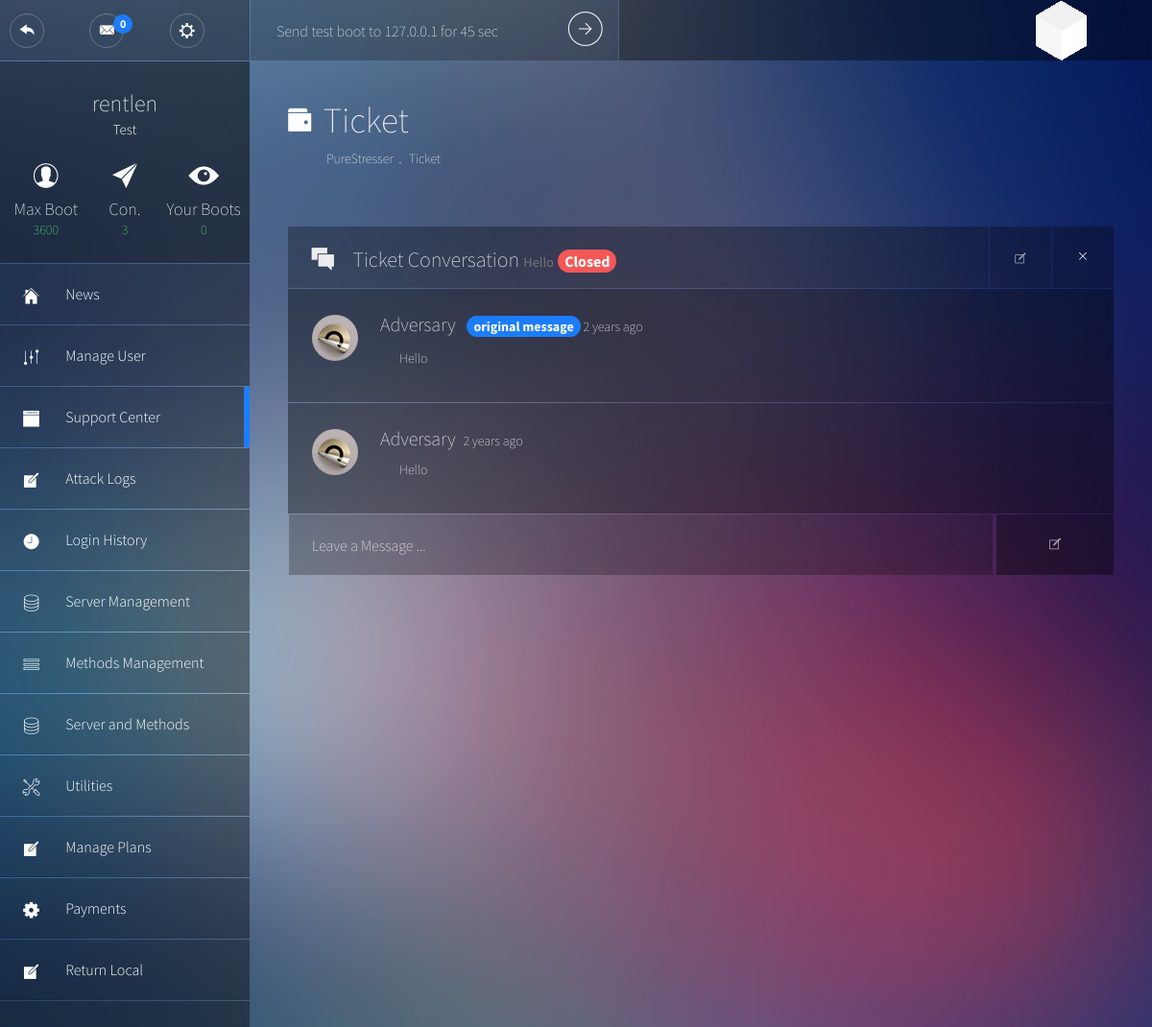
Page /admin/ticket.php?id=1 (signed in) on the committed database.
### tables this page shows
CREATE TABLE `users` (
  `ID` int(11) NOT NULL,
  `username` varchar(26) NOT NULL,
  `password` varchar(40) NOT NULL,
  `email` varchar(50) NOT NULL,
  `rank` int(11) NOT NULL DEFAULT '0',
  `membership` int(11) NOT NULL,
  `max_boots` tinyint(2) NOT NULL DEFAULT '0',
  `expire` int(11) NOT NULL,
  `status` int(11) NOT NULL,
  `test_boot` int(16) DEFAULT NULL
);

CREATE TABLE `plans` (
  `ID` int(11) NOT NULL,
  `name` varchar(50) NOT NULL,
  `description` text NOT NULL,
  `mbt` int(11) NOT NULL,
  `max_boots` tinyint(2) NOT NULL DEFAULT '1',
  `unit` varchar(10) NOT NULL,
  `length` int(11) NOT NULL,
  `price` float NOT NULL,
  `allowed_methods` text
);

CREATE TABLE `tickets` (
  `id` int(11) NOT NULL,
  `subject` varchar(64) NOT NULL,
  `context` text NOT NULL,
  `status` varchar(30) NOT NULL,
  `username` varchar(15) NOT NULL,
  `date` int(16) DEFAULT NULL
);

CREATE TABLE `messages` (
  `messageid` int(11) NOT NULL,
  `ticketid` int(11) NOT NULL,
  `content` text NOT NULL,
  `sender` varchar(30) NOT NULL,
  `date` int(16) DEFAULT NULL
);

### includes/init.php (called while the page is built, shortened)
<?php
require 'functions.php';
$stats = new stats;

### includes/functions.php (called while the page is built, shortened)
<?php
class stats
{
	function totalBootsForUser($odb, $user)
	{
		$SQL = $odb -> prepare("SELECT COUNT(*) FROM `logs` WHERE `user` = :user");
		$SQL -> execute(array(":user" => $user));
		return $SQL->fetchColumn(0);
	}
}
function timeElapsedFromUNIX($time){
		$since = time() - $time;
		$chunks = array(
			array(31536000, "year"),
			array(2592000, "month"),
			array(604800, "week"),
			array(86400, "day"),
			array(3600, "hour"),
			array(60, "minute"),
			array(1, "second")
		);
		for ($i = 0, $j = count($chunks); $i < $j; $i++)
		{
			$seconds = $chunks[$i][0];
			$name = $chunks[$i][1];
			if (($count = floor($since / $seconds)) != 0)
			{
				break;
			}
		}
		$print = ($count == 1) ? '1 ' . $name : $count . ' ' . $name . 's';
		return $print." ago";
	}

### admin/ticket.php (the view, shortened to what this page needs)
<?php
require_once '../includes/db.php';
require_once '../includes/init.php';
$plansql = $odb -> prepare("SELECT `users`.*,`plans`.`name`, `plans`.`mbt`,`plans`.`max_boots` AS `pboots` FROM `users`, `plans` WHERE `plans`.`ID` = `users`.`membership` AND `users`.`ID` = :id LIMIT 1");
$plansql -> execute(array(":id" => $_SESSION['ID']));
$userInfo = $plansql -> fetch(PDO::FETCH_ASSOC);
$currentPage = "admin_support";
$pageon = "Ticket";
$id = ($_GET['id']);
$closed = false;
$SQLGetTickets = $odb -> prepare("SELECT * FROM `tickets` WHERE `id` = :id ");
$SQLGetTickets->execute(array(
	":id"   => $id,
));
if ($SQLGetTickets->rowCount() != 0) {
	while ($getInfo = $SQLGetTickets -> fetch(PDO::FETCH_ASSOC))
	{
		$ticketUser = ($getInfo['username']);
		$ticketSubject = ($getInfo['subject']);
		$ticketDate = ($getInfo['date']);
		$ticketStatus = ($getInfo['status']);
		$ticketMsg = ($getInfo['context']);
		$closed = ($getInfo['status'] == "Closed");
	}
} else {
	die("Invalid ticket ID");
}
?>
<!DOCTYPE html>
<html lang="en">
<head><meta http-equiv="Content-Type" content="text/html; charset=windows-1252">
	<link rel="stylesheet" type="text/css" href="../css/bootstrap.min.css">
	<link rel="stylesheet" type="text/css" href="../css/main.min.css">
</head>
<body>
	<header class="top-bar">
		<?php include "../includes/template/header.php"; ?>
	</header>
	<div class="wrapper">
		<aside class="sidebar">
			<?php include "../includes/template/sidebar.php"; ?>
		</aside>
		<section class="content">
			<header class="main-header">
				<div class="main-header__nav">
					<h1 class="main-header__title">
						<i class="pe-7f-wallet"></i>
						<span> <?php echo $pageon ?></span>
					</h1>
					<ul class="main-header__breadcrumb">
						<li><a href="#" onclick="return false;"><?php include '../includes/name.php'; ?></a></li>
						<li><a href="#" onclick="return false;"><?php echo $pageon ?></a></li>
					</ul>
				</div>
			</header>
	<div class="row">
		<div class="col-md-12">
						<article class="widget">
							<header class="widget__header">
								<div class="widget__title">
									<i class="pe-7f-chat"></i><h3>Ticket Conversation <small><?php echo htmlentities($ticketSubject); ?></small> <?php echo ($closed ? '<span class="right badge badge--red">Closed</span>' : '<span class="right badge badge--green">' . htmlentities($ticketStatus) . '</span>'); ?></h3>
								</div>
								<div class="widget__config">
									<a href="#reply" style="line-height: 68px;" class="override"><i class="pe-7s-note"></i></a>
									<a href="?id=<?php echo $id; ?>&closeTicket=1" style="line-height: 68px;" class="override"><i class="pe-7s-close"></i></a>
								</div>
							</header>
							<div class="widget__content">
								<div class="media message">
										<figure class="pull-left rounded-image message__img">
											<img class="media-object" src="/img/post2.jpg" alt="user">
										</figure>
										<div class="media-body">
											<h4 class="media-heading message__heading"><?php echo htmlentities($ticketUser); ?> <span><span class="badge badge--blue">original message</span> <?php echo (isset($ticketDate) && !is_null($ticketDate) ? timeElapsedFromUNIX($ticketDate) : "n/a"); ?></span></h4>
											<p class="message__msg"><?php echo nl2br(htmlentities($ticketMsg)); ?></p>
										</div>
									</div>
		<?php
			$SQLGetMessages = $odb -> prepare("SELECT `m`.*,`u`.`rank` FROM `messages` AS `m` LEFT JOIN `users` AS `u` ON `u`.`username`=`m`.`sender`
												WHERE `m`.`ticketid` = :ticketid ORDER BY `m`.`messageid` ASC");
			$SQLGetMessages -> execute(array(':ticketid' => $id));
			while ($row = $SQLGetMessages -> fetch(PDO::FETCH_ASSOC))
			{
				$isStaff = ($row['rank'] == "1");
?>
											<div class="media message ticket-msg-<?php echo $row['messageid'] . ($isStaff ? " fav msg-staff" : " msg-user"); ?>">
												<figure class="pull-left rounded-image message__img">
													<img class="media-object" src="/img/post2.jpg" alt="user">
												</figure>
												<div class="media-body">
													<h4 class="media-heading message__heading"><?php echo htmlentities($row['sender']); ?> <span><?php echo ($isStaff ? '<span class="badge badge--red">PureStress Staff</span>' : "") . (isset($row['date']) && !is_null($row['date']) ? timeElapsedFromUNIX($row['date']) : "n/a"); ?></span></h4>
													<p class="message__msg"><?php echo nl2br(htmlentities($row['content'])); ?></p>
												</div>
											</div>
<?php
		}
	 ?>
											<div class="message__write" id="reply" name="reply">
												<form action="" method="POST">
													<input type="text" name="content" placeholder="Leave a Message ..." />
														<label for="send_msg" style="width:122px;"><i class="pe-7s-note"></i></label>
													</form>
											</div>
							</div>
						</article>
					</div>
			</div>
		</section>
	</div>
</body>
</html>

### includes/template/sidebar.php (shortened to what this page needs)
<?php
global $userInfo;
$currentPage = (isset($currentPage) ? $currentPage : "");
$adminPanel = (isset($currentPage) && substr($currentPage, 0, 6) === "admin_");
if ( $adminPanel === false )
{
?>
			<div class="user-info">
				<br /><br />
					<!--<figure class="rounded-image profile__img">
						<img class="media-object" src="img/profile.jpg" alt="user">
					</figure>
					--><h2 class="user-info__name"><?php echo htmlentities($_SESSION['username']); ?></h2>
					<h3 class="user-info__role"><?php echo ( isset($userInfo['name']) && !empty($userInfo['name']) ? $userInfo['name'] : "No Plan" ); ?></h3>
					<ul class="user-info__numbers">
						<li>
							<i class="pe-7f-user"></i>
							<p>Max Boot</p>
							<p><?php echo $userInfo['mbt']; ?></p>
						</li>
						<li>
							<i class="pe-7f-paper-plane"></i>
							<p>Con.</p>
							<p><?php echo ($userInfo['max_boots']+$userInfo['pboots']); ?></p>
						</li>
						<li>
							<i class="pe-7g-watch"></i>
							<p>Your Boots</p>
							<p><?php echo $stats -> totalBootsForUser($odb, $_SESSION['username']); ?></p>
						</li>
					</ul>
				</div>
				<ul class="main-nav">
					<li<?php echo ($currentPage === "dashboard" ? ' class="main-nav--active"' : ''); ?>>
						<a class="main-nav__link" href="index.php">
							<span class="main-nav__icon"><i class="pe-7f-home"></i></span>
							Dashboard
						</a>
					</li>
					<li<?php echo ($currentPage === "account" ? ' class="main-nav--active"' : ''); ?>>
						<a class="main-nav__link" href="profile.php">
							<span class="main-nav__icon"><i class="pe-7f-user"></i></span>
							Your Account
						</a>
					</li>
					<li<?php echo ($currentPage === "news" ? ' class="main-nav--active"' : ''); ?>>
						<a class="main-nav__link" href="news.php">
							<span class="main-nav__icon"><i class="pe-7s-news-paper"></i></span>
							Latest News
						</a>
					</li>
<?php
if ($user->hasMembership($odb)) {
?>
					<li<?php echo ($currentPage === "booter" ? ' class="main-nav--active"' : ''); ?>>
						<a class="main-nav__link" href="booter.php">
							<span class="main-nav__icon"><i class="pe-7f-edit"></i></span>
							Booter
						</a>
					</li>
					<li class="main-nav--collapsible<?php echo ($currentPage === "tools" ? ' main-nav--active' : ''); ?>">
						<a class="main-nav__link" href="#" onclick="return false;">
							<span class="main-nav__icon"><i class="pe-7f-tools"></i></span>
							Tools <span class="badge badge--line badge--blue">4</span>
						</a>
						<ul class="main-nav__submenu">
							<li><a href="resolver.php"><span>Resolvers</span></a></li>
							<li><a href="iplogger.php"><span>IP Logger</span></a></li>
							<li><a href="isitup.php"><span>Website Status Checker</span></a></li>
							<li><a href="portscan.php"><span>Port Scan</span></a></li>
						</ul>
					</li>
<?php } ?>
					<li<?php echo ($currentPage === "<?php echo URL; ?>support" ? ' class="main-nav--active"' : ''); ?>>
						<a class="main-nav__link" href="support.php">
							<span class="main-nav__icon"><i class="pe-7f-browser"></i></span>
							Support Center
						</a>
					</li>
					<li<?php echo ($currentPage === "purchase" ? ' class="main-nav--active"' : ''); ?>>
						<a class="main-nav__link" href="purchase.php">
							<span class="main-nav__icon"><i class="pe-7f-note"></i></span>
							Purchase
						</a>
					</li>
					<?PHP	if ($user -> isAdmin($odb))	{
						?>
						<li>
						<a class="main-nav__link" href="admin/index.php">
							<span class="main-nav__icon"><i class="pe-7f-note"></i></span>
							Administrator
						</a>
					</li>
                        <?php
						}
						?>
				</ul>
<?php
}
else
{
?>
			<div class="user-info"><br /><br />
					<h2 class="user-info__name"><?php echo htmlentities($_SESSION['username']); ?></h2>
					<h3 class="user-info__role"><?php echo ( isset($userInfo['name']) && !empty($userInfo['name']) ? $userInfo['name'] : "No Plan" ); ?></h3>
					<ul class="user-info__numbers">
						<li>
							<i class="pe-7f-user"></i>
							<p>Max Boot</p>
							<p><?php echo $userInfo['mbt']; ?></p>
						</li>
						<li>
							<i class="pe-7f-paper-plane"></i>
							<p>Con.</p>
							<p><?php echo ($userInfo['max_boots']+$userInfo['pboots']); ?></p>
						</li>
						<li>
							<i class="pe-7g-watch"></i>
							<p>Your Boots</p>
							<p><?php echo $stats -> totalBootsForUser($odb, $_SESSION['username']); ?></p>
						</li>
					</ul>
				</div>
				<ul class="main-nav">
					<li<?php echo ($currentPage === "admin_index" ? ' class="main-nav--active"' : ''); ?>>
						<a class="main-nav__link" href="index.php">
							<span class="main-nav__icon"><i class="pe-7f-home"></i></span>
							News
						</a>
					</li>
					<li<?php echo ($currentPage === "admin_user" ? ' class="main-nav--active"' : ''); ?>>
						<a class="main-nav__link" href="edituser.php">
							<span class="main-nav__icon"><i class="pe-7f-edit"></i></span>
							Manage User
						</a>
					</li>
					<li<?php echo ($currentPage === "admin_support" ? ' class="main-nav--active"' : ''); ?>>
						<a class="main-nav__link" href="support.php">
							<span class="main-nav__icon"><i class="pe-7f-browser"></i></span>
							Support Center
						</a>
					</li>
					<li<?php echo ($currentPage === "admin_attacks" ? ' class="main-nav--active"' : ''); ?>>
						<a class="main-nav__link" href="attacklogs.php">
							<span class="main-nav__icon"><i class="pe-7f-note"></i></span>
							Attack Logs
						</a>
					</li>
					<li<?php echo ($currentPage === "admin_logins" ? ' class="main-nav--active"' : ''); ?>>
						<a class="main-nav__link" href="logins.php">
							<span class="main-nav__icon"><i class="pe-7f-clock"></i></span>
							Login History
						</a>
					</li>
					<li<?php echo ($currentPage === "admin_servers" ? ' class="main-nav--active"' : ''); ?>>
						<a class="main-nav__link" href="servers.php">
							<span class="main-nav__icon"><i class="pe-7s-server"></i></span>
							Server Management
						</a>
					</li>
					<li<?php echo ($currentPage === "admin_methods" ? ' class="main-nav--active"' : ''); ?>>
						<a class="main-nav__link" href="methods.php">
							<span class="main-nav__icon"><i class="pe-7s-menu"></i></span>
							Methods Management
						</a>
					</li>
					<li<?php echo ($currentPage === "admin_sm" ? ' class="main-nav--active"' : ''); ?>>
						<a class="main-nav__link" href="status.php">
							<span class="main-nav__icon"><i class="pe-7s-server"></i></span>
							Server and Methods
						</a>
					</li>
					<li<?php echo ($currentPage === "admin_utilities" ? ' class="main-nav--active"' : ''); ?>>
						<a class="main-nav__link" href="utilities.php">
							<span class="main-nav__icon"><i class="pe-7s-tools"></i></span>
							Utilities
						</a>
					</li>
						<li<?php echo ($currentPage === "admin_plans" ? ' class="main-nav--active"' : ''); ?>>
						<a class="main-nav__link" href="plans.php">
							<span class="main-nav__icon"><i class="pe-7f-note"></i></span>
							Manage Plans
						</a>
						</li>
						<li<?php echo ($currentPage === "admin_payments" ? ' class="main-nav--active"' : ''); ?>>
						<a class="main-nav__link" href="payments.php">
							<span class="main-nav__icon"><i class="pe-7f-config"></i></span>
							Payments
						</a>
						</li>
						<li>
						<a class="main-nav__link" href="../index.php">
							<span class="main-nav__icon"><i class="pe-7f-note"></i></span>
							Return Local
						</a>
					</li>
				</ul>
				<div style="height:250px;"></div>
<?php
}

### rows in the picture
users: plans.name "Test", plans.mbt "3600", plans.max_boots "3"
tickets: subject "Hello", username "Adversary", date "2 years ago", context "Hello"
messages: sender "Adversary", date "2 years ago", content "Hello"

### other values in the picture
getUsersOpenedTickets() "0"
$_SESSION['username'] "rentlen"
$stats -> totalBootsForUser($odb, $_SESSION['username']) "0"
$pageon "Ticket"
